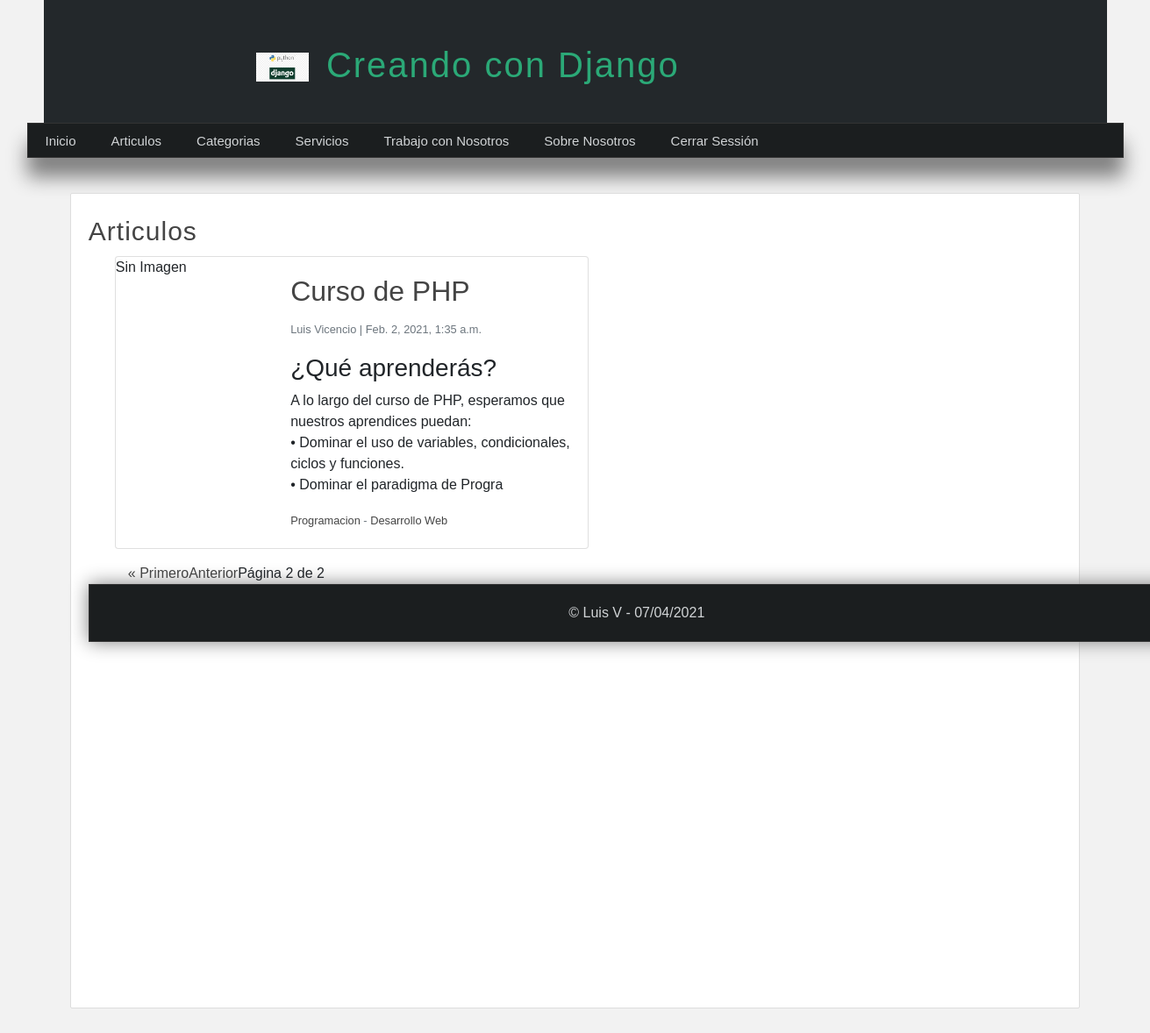
/articulos/?page=2 (signed in), run on the app's committed database.
### pages/models.py (models this page shows, shortened)
class Page(models.Model):
    title = models.CharField(max_length=50, verbose_name="Titulo")
    content = RichTextField(verbose_name="Contenido")
    slug = models.CharField(unique=True, max_length=150, verbose_name="URL Amigable")
    order = models.IntegerField(default=0, verbose_name="Orden")
    visible = models.BooleanField(verbose_name="¿Visible?")
    created_at = models.DateTimeField(auto_now_add=True, verbose_name="Creado el ")
    update_at = models.DateTimeField(auto_now=True, verbose_name="Actualizado el ")
    class Meta:
        verbose_name = "Pagina"
        verbose_name_plural = "Paginas"

### blog/models.py (models this page shows, shortened)
class Article(models.Model):
    title = models.CharField(max_length=150, verbose_name='Titulo')
    content = RichTextField(verbose_name='Contenido')
    image = models.ImageField(default='null', verbose_name='Imagen', upload_to="articles")
    public = models.BooleanField(verbose_name='¿Publico?')
    user = models.ForeignKey(User, editable=False, verbose_name='Usuario', on_delete=models.CASCADE)
    categories = models.ManyToManyField(Category, verbose_name="Categorias", blank=True, related_name="articles")
    created_at = models.DateTimeField(auto_now_add=True, verbose_name="Creado el")
    update_at = models.DateTimeField(auto_now=True, verbose_name="Actualizado el")
    class Meta:
        verbose_name="Articulo"
        verbose_name_plural = "Articulos"
        ordering = ['-created_at']

class Category(models.Model):
    name = models.CharField(max_length=100, verbose_name="Nombre")
    description = models.CharField(max_length=255, verbose_name="Descripcion")
    created_at = models.DateTimeField(auto_now_add=True, verbose_name="Creado el")
    class Meta:
        verbose_name="Categoria"
        verbose_name_plural = "Categorias"

### blog/views.py (the view)
# urls.py: path('articulos/', views.list, name="list_articles"),
@login_required(login_url="login")
def list(request):
    articles = Article.objects.all()
    paginator = Paginator(articles, 2)
    page = request.GET.get('page')
    page_articles = paginator.get_page(page)
    return render(request, 'articles/list.html',{
        'title':'Articulos',
        'articles': page_articles
    })

### blog/processor.py (called while the page is built)
def get_categories(request):
    categories_in_use = Article.objects.filter(public=True).values_list('categories', flat=True)
    categories = Category.objects.filter(id__in=categories_in_use).values_list('id', 'name')
    return {
        'categories': categories,
        'ids':categories_in_use
    }

### pages/context_processors.py (called while the page is built)
def get_pages(request):
    pages = Page.objects.filter(visible=True).order_by('order').values_list('id', 'title', 'slug')
    return {
        'pages': pages
    }

### blog/templates/articles/list.html (shortened to what this page needs)
{% extends 'layouts/layout.html' %}
{% block content %}
    <h1 class="title">{{title}}</h1>
        <div class="container">
        {% include 'articles/articles.html' %}
        </div>
        <div class="container">
        {% include 'articles/pagination.html' %}
        </div>
{% endblock content %}

### mainapp/templates/layouts/layout.html (shortened to what this page needs)
{% load static %}
<!DOCTYPE html>
<html lang="en">
<head>
    <link rel="stylesheet" href="https://cdn.jsdelivr.net/npm/bootstrap@4.6.0/dist/css/bootstrap.min.css">
      <link rel="stylesheet"  type="text/css" href="{% static 'css/styles.css' %}"/>
</head>
<body>
<header>
   <div id="logotipo">
        <img src="{% static 'images/logo.png' %}" alt="">
        <h1> Creando con Django </h1>
    </div>
</header>
<nav>
    <ul>
        <li>
            <a href="{% url 'index' %}"> Inicio </a>
        </li>
        {% if user.email %}
            <li>
                    <a href="{% url 'list_articles' %}"> Articulos </a>
            </li>
            <li>
                <a href="{% url 'index'  %}"> Categorias </a>
            </li>
            {% for page in pages %}
                <li>
                    <a href="{% url 'page' page.2 %}"> {{page.1}} </a>
                </li>
            {% endfor %}
            <li>
                    <a href="{% url 'logout' %}"> Cerrar Sessión </a>
            </li>
        {% endif %}
    </ul>
</nav>
    <div id="content">
        <div class="box">
            {% block content %}
            {% endblock  %}
        </div>
    </div>
    <footer>
        &copy; Luis V - {% now "d/m/Y" %}
    </footer>
</body>
</html>

### blog/templates/articles/articles.html (shortened to what this page needs)
<div class="container">
    {% for article in articles %}
        <div class="card mb-3" style="max-width: 540px;">
            <div class="row no-gutters">
                <div class="col-md-4">
                    {% if article.image != 'null' and article.image.url|length >= 1  %}
                        <img src="{{article.image.url}}" />
                    {% else %}
                        Sin Imagen
                    {% endif %}
               </div>
                <div class="col-md-8">
                    <div class="card-body">
                        <h2 class="card-title">
                                <a href="{% url 'article' article.id %}">{{article.title}}</a>
                        </h2>
                        <p class="card-text"><small class="text-muted">
                            {{article.user.first_name}} {{article.user.last_name}} |
                            {{article.created_at}}
                        </small></p>
                        <p class="card-text">
                                {{ article.content|safe|slice:":255"}}
                        </p>
                        <p class="card-text">
                            <small class="text-muted">
                                {% for category in article.categories.all %}
                                    <a href="{% url 'category' category.id %}">{{category.name}}</a>
                                    {% if forloop.counter < article.categories.all|length %}
                                        {{'-'}}
                                    {% endif %}
                                {% endfor %}
                            </small>
                        </p>
                    </div>
                </div>
            </div>
        </div>
{% endfor %}
</div>

### mainapp/static/css/styles.css (style rules this page uses)
* { margin: 0px; padding: 0px; font-family: sans-serif; text-decoration: none; }
body { background-color: #f2f2f2; }
header { width: 1212px; height: 140px; background-color: #23282b; margin: 0px auto; }
#logotipo { width: 60%; height: 140px; margin: 0 auto; padding-top: 10px; }
#logotipo img { display: block; width: 60px; float: left; margin-top: 50px; }
#logotipo h1 { display: block; float: left; margin-top: 40px; margin-left: 20px; letter-spacing: 2px; font-weight: normal; color: #2ba977; }
nav { width: 1250px; height: 40px; margin: 0 auto; background-color: #1b1e1f; border: 1px solid #333333; box-shadow: 0px 22px 22px gray; font-size: 15px; margin-bottom: 40px; }
nav > ul { list-style: none; text-decoration: none; }
nav > ul > li { line-height: 40px; float: left; }
nav > ul > li >a { display: block; padding-left: 20px; padding-right: 20px; color: #d1d4d6; }
#content { width: 1212px; min-height: 930; margin: 0 auto; margin-bottom: 30px; margin-top: 30px; }
.box { background: white; width: 95%; min-height: 930px; padding: 20px; border: 1px solid #ddd; border-radius: 2px; margin: 0 auto; }
.box a { color:#444; }
.title { color:#444; letter-spacing: 1px; font-size: 30px; margin-bottom: 10px; margin-top: 5px; }
footer { width: 1250px; background-color: #1b1e1f; border: 1px solid #333; color: #d1d4d6; text-align: center; margin: 0 auto; padding-top: 20px; padding-bottom: 20px; box-shadow: 0px 0px 20px gray; }

### data on the page
Page: title "Servicios"
Page: title "Trabajo con Nosotros"
Page: title "Sobre Nosotros"
Article: image "Sin Imagen", title "Curso de PHP", user.first_name "Luis", user.last_name "Vicencio", created_at "Feb. 2, 2021, 1:35 a.m.", content "¿Qué aprenderás? A lo largo del curso de PHP, esperamos que nuestros aprendices puedan: • Dominar el uso de variables, condicionales, ciclos y funciones. • Dominar el paradigma de Progra"
Category: name "Programacion", value "-"
Category: name "Desarrollo Web"

### other printed values
{{ title }} "Articulos"
{{ articles.number }} "2"
{{ articles.paginator.num_pages }} "2"
